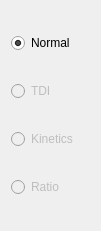
       <widget class="QWidget" name="layoutWidget">
        <property name="geometry">
         <rect>
          <x>10</x>
          <y>29</y>
          <width>101</width>
          <height>231</height>
         </rect>
        </property>
        <layout class="QVBoxLayout" name="verticalLayout_8">
         <item>
          <widget class="QRadioButton" name="rbAcqModeNorm">
           <property name="text">
            <string>Normal</string>
           </property>
           <property name="checked">
            <bool>true</bool>
           </property>
          </widget>
         </item>
         <item>
          <widget class="QRadioButton" name="rbAcqModeTdi">
           <property name="enabled">
            <bool>false</bool>
           </property>
           <property name="text">
            <string>TDI</string>
           </property>
          </widget>
         </item>
         <item>
          <widget class="QRadioButton" name="rbAcqModeKinetics">
           <property name="enabled">
            <bool>false</bool>
           </property>
           <property name="text">
            <string>Kinetics</string>
           </property>
          </widget>
         </item>
         <item>
          <widget class="QRadioButton" name="rbAcqModeRatio">
           <property name="enabled">
            <bool>false</bool>
           </property>
           <property name="text">
            <string>Ratio</string>
           </property>
          </widget>
         </item>
        </layout>
       </widget>
